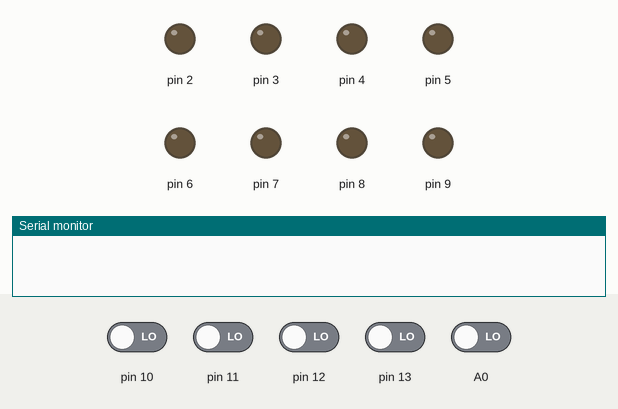
A sketch run on a simulated Arduino Uno, built with avr-gcc and run on an emulated ATmega328P. Parts: output pins drawn as LEDs (lit = HIGH), the last lines printed to the serial monitor. Dashed ring = blinking. The inputs (shaded band) are chosen by the test bench; at power-on: A0, pin 10–13 LOW.

Above: at 6.2 s.
6.3 s: pin 10 driven HIGH
9.3 s: pin 11 driven HIGH
At 10.4 s:
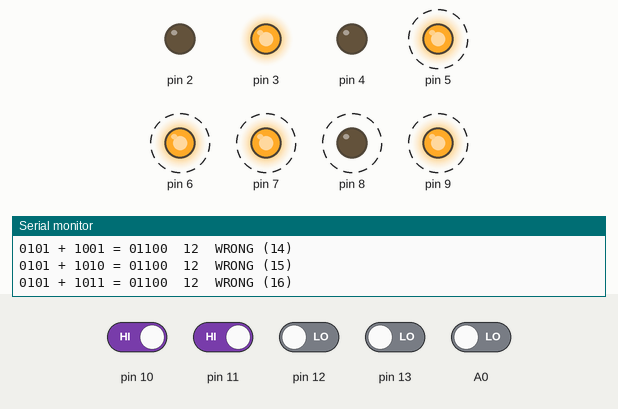
12.3 s: pin 12 driven HIGH
15.3 s: pin 10 driven LOW and pin 12 driven LOW
At 17.8 s:
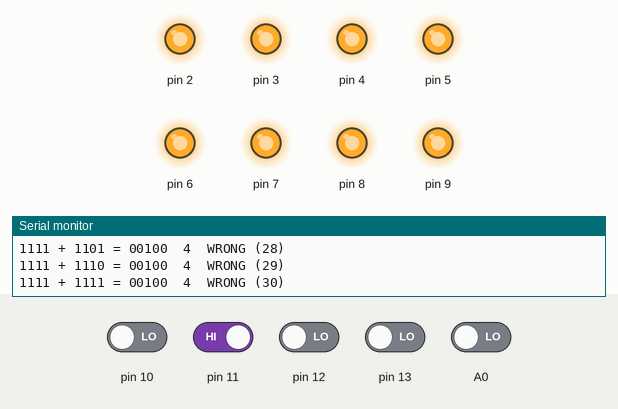
18.3 s: A0 driven HIGH
21.3 s: A0 driven LOW
Timing chart, 0 to 71.8 s (numbered marks = the images above; inputs shaded):
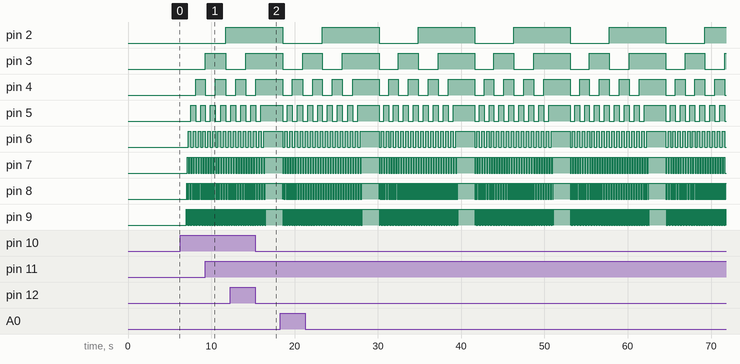

The sketch:

ALU.ino
```cpp
uint8_t A, B, Amax=15, Bmax=15, Out, Sum;

void setup() {
  Serial.begin(9600);
  for(A=2;A<10;A++)
    pinMode(A,OUTPUT);
  for(A=10;A<14;A++)
    pinMode(A,INPUT);
  pinMode(A0,INPUT);
  delay(5000);
}


void loop() {
  delay(2000);
  Serial.print("\n\n\n\n\n\n\n\n\n\n\n\n\n\n\n\n\n\n\n\n\n");
  for(A=0;A<=Amax;A++){
    for(B=0;B<=Bmax;B++){
      digitalWrite(2,A>>3);
      digitalWrite(3,(A>>2)&1);
      digitalWrite(4,(A>>1)&1);
      digitalWrite(5,A&1);
      Serial.print(A>>3);
      Serial.print((A>>2)&1);
      Serial.print((A>>1)&1);
      Serial.print(A&1);
      Serial.print(" + ");
      digitalWrite(6,B>>3);
      digitalWrite(7,(B>>2)&1);
      digitalWrite(8,(B>>1)&1);
      digitalWrite(9,B&1);
      Serial.print(B>>3);
      Serial.print((B>>2)&1);
      Serial.print((B>>1)&1);
      Serial.print(B&1);
      Serial.print(" = ");
      //delay(500);
      //delay(1000);
      Serial.print(digitalRead(A0));
      Serial.print(digitalRead(10));
      Serial.print(digitalRead(11));
      Serial.print(digitalRead(12));
      Serial.print(digitalRead(13));
      Out=digitalRead(A0)<<4;
      Out|=digitalRead(10)<<3;
      Out|=digitalRead(11)<<2;
      Out|=digitalRead(12)<<1;
      Out|=digitalRead(13);
      Serial.print("  ");
      Serial.print(Out);
      Sum=A+B;
      if(Sum==Out)
        Serial.println("  ok");
      else{
        Serial.print("  WRONG (");
        Serial.print(Sum);
        Serial.println(")");
      }
    }
    Serial.println("");
  }
}
```

Measured:
- after the input at 6.3 s, pin 3: LOW → HIGH after 3.0 s
- by itself, pin 2: alternates HIGH for 6.8 s and LOW for 4.7 s
- by itself, pin 4: repeats every 11.5 s: LOW 1.2 s, HIGH 1.2 s, LOW 1.2 s, HIGH 3.2 s, LOW 1.1 s, HIGH 1.2 s, LOW 1.2 s, HIGH 1.2 s
- by itself, pin 6: repeats every 11.2 s: LOW 0.30 s, HIGH 2.3 s, 6 × (LOW 0.25 s, HIGH 0.30 s), 9 × (LOW 0.30 s, HIGH 0.30 s)
- by itself, pin 7, pin 9: moves between LOW and HIGH, repeating every 11.5 s
- by itself, pin 8: repeats every 10.8 s: HIGH 2.1 s, LOW 0.03 s, 63 × (HIGH 0.07 s, LOW 0.07 s)
- by itself, pin 5: repeats every 11.5 s: 4 × (LOW 0.60 s, HIGH 0.60 s), LOW 0.60 s, HIGH 2.6 s, LOW 0.54 s, HIGH 0.58 s, LOW 0.59 s, HIGH 0.59 s, LOW 0.59 s, HIGH 0.60 s
